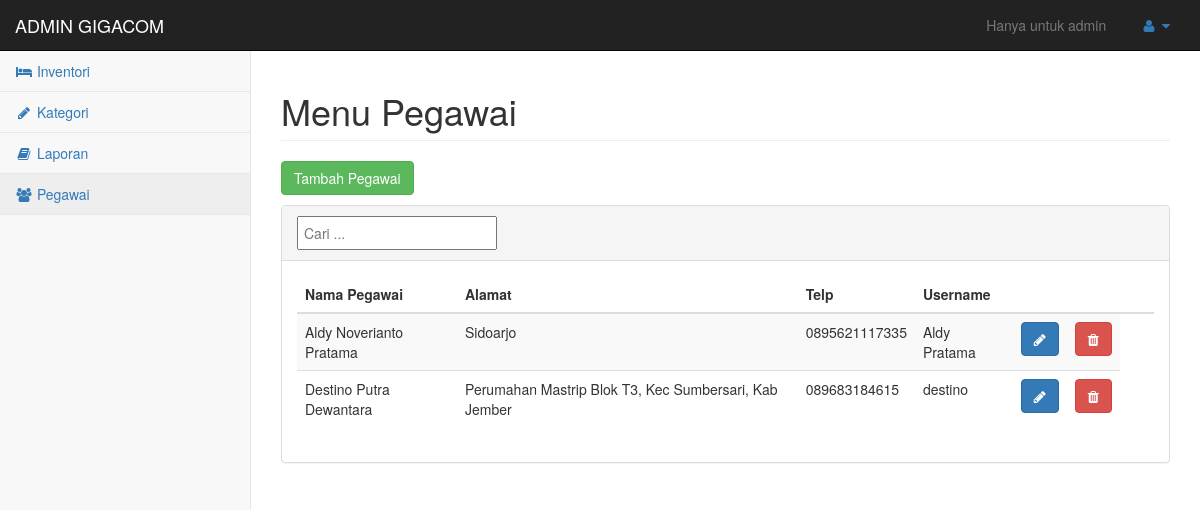
The page /admin/menu_pegawai.php (signed in) on the database its author committed.
### tables this page shows
CREATE TABLE IF NOT EXISTS `pegawai` (
`id_pegawai` tinyint(4) NOT NULL,
  `nama` varchar(30) NOT NULL,
  `alamat` text NOT NULL,
  `telp` varchar(13) NOT NULL,
  `username` varchar(30) NOT NULL
);

### admin/menu_pegawai.php (the view, shortened to what this page needs)
<!DOCTYPE html>
<html lang="en">
<head>
    <link href="libs/bootstrap/css/bootstrap.min.css" rel="stylesheet">
    <link href="libs/metisMenu/metisMenu.min.css" rel="stylesheet">
    <link href="libs/sb-admin/css/sb-admin-2.css" rel="stylesheet">
    <link href="libs/font-awesome/css/font-awesome.min.css" rel="stylesheet" type="text/css">
</head>
<body>
    <div id="wrapper">
        <nav class="navbar navbar-inverse navbar-static-top" role="navigation" style="margin-bottom: 0;">
            <div class="navbar-header">
                <a class="navbar-brand" href="#">ADMIN GIGACOM</a>
            </div>
            <ul class="nav navbar-top-links navbar-right">
                <li class="disabled"><a href="#">Hanya untuk admin</a></li>
                <li class="dropdown">
                    <a class="dropdown-toggle" data-toggle="dropdown" href="#">
                        <i class="fa fa-user fa-fw"></i> <i class="fa fa-caret-down"></i>
                    </a>
                </li>
            </ul>
            <div class="navbar-default sidebar" role="navigation">
                <div class="sidebar-nav navbar-collapse">
                    <ul class="nav" id="side-menu">
                         <li><a href="inventori_admin.php"><i class="fa fa-bed fa-fw"></i> Inventori</a></li>
  <li><a href="kategori_admin.php" ><i class="fa fa-pencil fa-fw"></i> Kategori</a></li>
                        <li><a href="menu_laporan_admin.php"><i class="fa fa-book fa-fw"></i> Laporan</a></li>
                        <li><a class="active" href="menu_pegawai.php"><i class="fa fa-group fa-fw"></i> Pegawai</a></li>
                    </ul>
                </div>
            </div>
        </nav>
        <div id="page-wrapper">
            <div class="row">
                <div class="col-lg-12">
                    <h1 class="page-header">Menu Pegawai</h1>
                </div>
            </div>
            <div class="row">
                <div class="col-lg-12">
                    <p><a href="#modalTambah" class="btn btn-success" data-toggle="modal" aria-hidden="true">Tambah Pegawai</a></p>
                    <div class="panel panel-default">
                        <div class="panel-heading">
                            <input type="text" id="cari" placeholder="Cari ..." style="width: 200px; padding: 5px;">
                        </div>
                        <div class="panel-body">
                            <table class="table table-striped table table-hover">
                                <thead>
                                    <tr>
                                        <th>Nama Pegawai</th>
                                        <th>Alamat</th>
                                        <th>Telp</th>
                                        <th>Username</th>
                                        <th width="4%"></th>
                                        <th width="4%"></th>
                                        <th width="4%"></th>
                                    </tr>
                                </thead>
                                <tbody id="tableViewPegawai">
<?php
$res = mysql_query("SELECT * FROM pegawai WHERE username <> 'Owner' ORDER BY nama ASC");
while ( $row = mysql_fetch_assoc($res) ){
?>
                                    <tr>
                                        <td><?php echo $row['nama'];?></td>
                                        <td><?php echo $row['alamat'];?></td>
                                        <td><?php echo $row['telp'];?></td>
                                        <td><?php echo $row['username'];?></td>
                                        <td><a href="#modalUbahData" class="btn btn-primary" data-toggle="modal" title="Ubah Data" data-id="<?php echo $row['id_pegawai'];?>"><i class="fa fa-pencil"></i></a></td>
                                        <td><a href="php/hapusUser.php?id=<?php echo $row['username']; ?>" class="btn btn-danger" title="Hapus Pegawai"><i class="fa fa-trash"></i></a></td>
                                    </tr>
<?php
}
?>
                                </tbody>
                            </table>
                        </div>
                    </div>
                </div>
            </div>
        </div>
    </div>
</body>
</html>

### admin/libs/sb-admin/css/sb-admin-2.css (style rules this page uses)
body { background-color: #f8f8f8; }
#wrapper { width: 100%; }
#page-wrapper { padding: 0 15px; min-height: 568px; background-color: white; }
@media (min-width: 768px) { #page-wrapper { position: inherit; margin: 0 0 0 250px; padding: 0 30px; border-left: 1px solid #e7e7e7; } }
.navbar-top-links { margin-right: 0; }
.navbar-top-links li { display: inline-block; }
.navbar-top-links li:last-child { margin-right: 15px; }
.navbar-top-links li a { padding: 15px; min-height: 50px; }
.sidebar .sidebar-nav.navbar-collapse { padding-left: 0; padding-right: 0; }
.sidebar ul li { border-bottom: 1px solid #e7e7e7; }
.sidebar ul li a.active { background-color: #eeeeee; }
@media (min-width: 768px) { .sidebar { z-index: 1; position: absolute; width: 250px; margin-top: 51px; } }

### rows shown on the page
pegawai: nama "Aldy Noverianto Pratama", alamat "Sidoarjo", telp "0895621117335", username "Aldy Pratama"
pegawai: nama "Destino Putra Dewantara", alamat "Perumahan Mastrip Blok T3, Kec Sumbersari, Kab Jember", telp "089683184615", username "destino"
